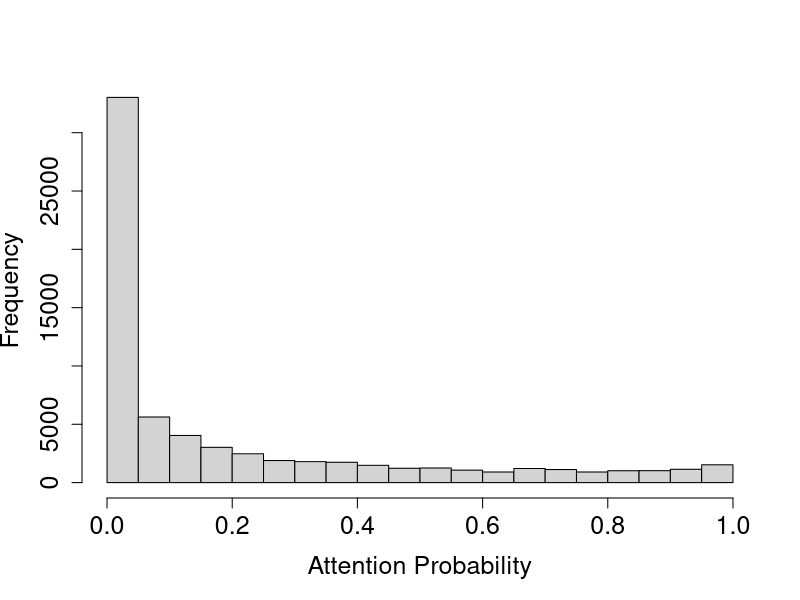
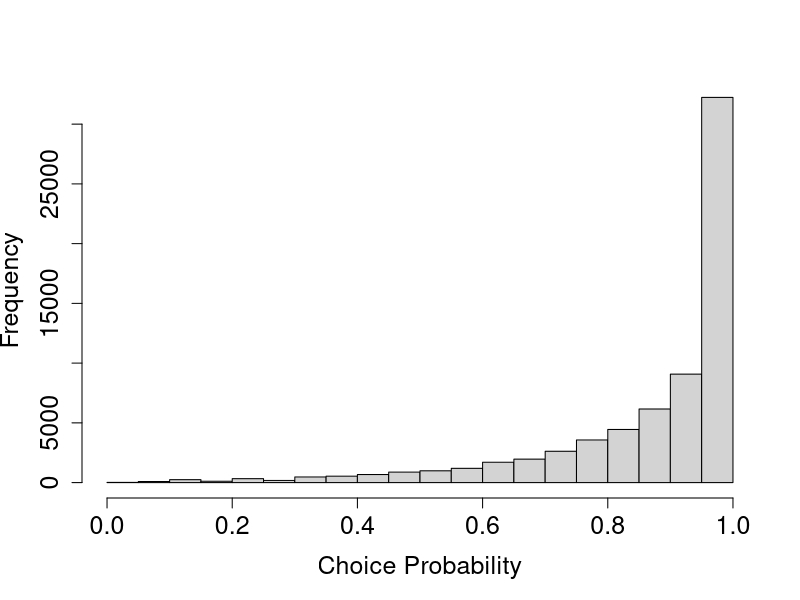
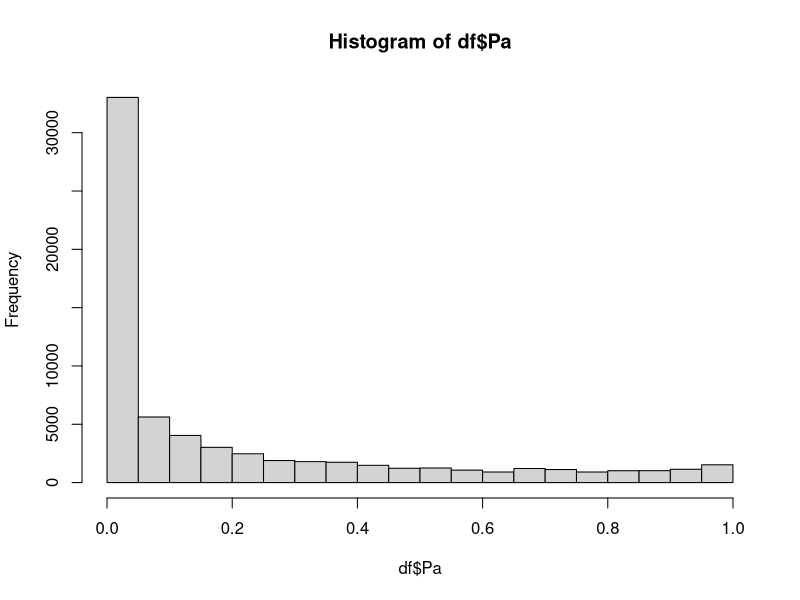
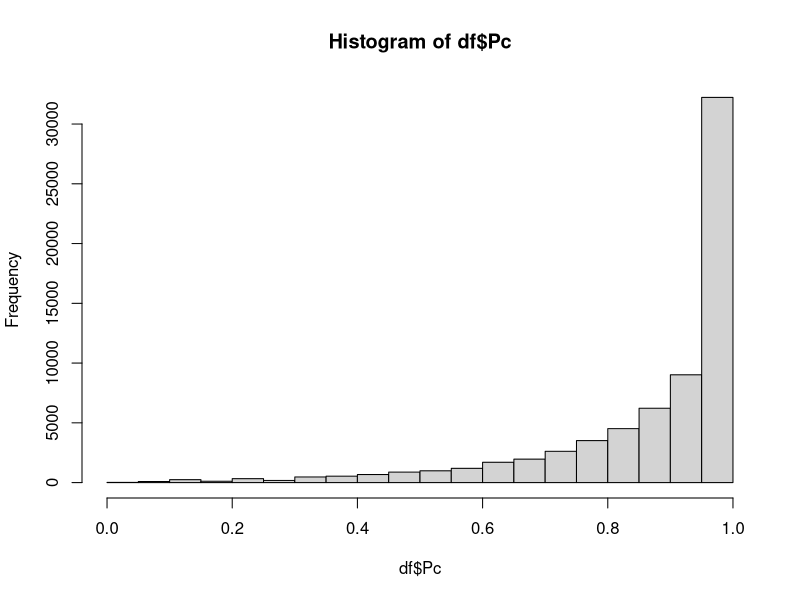
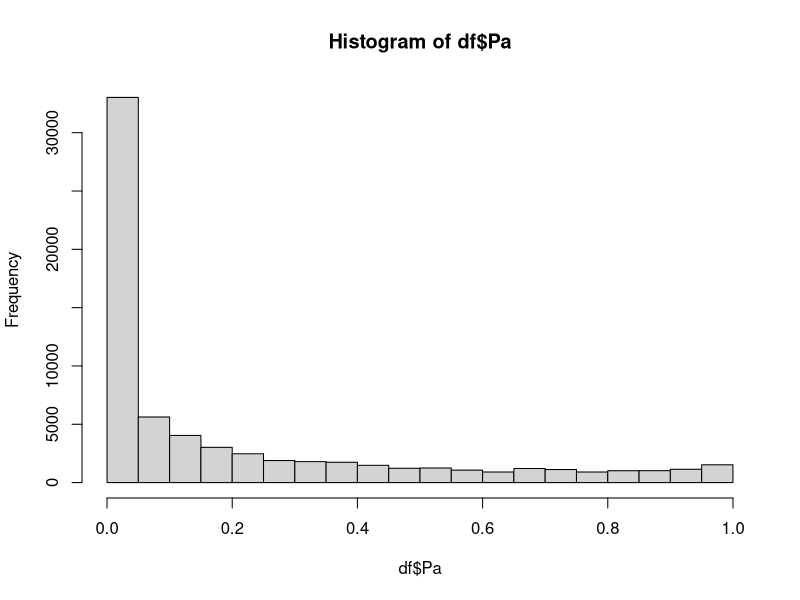
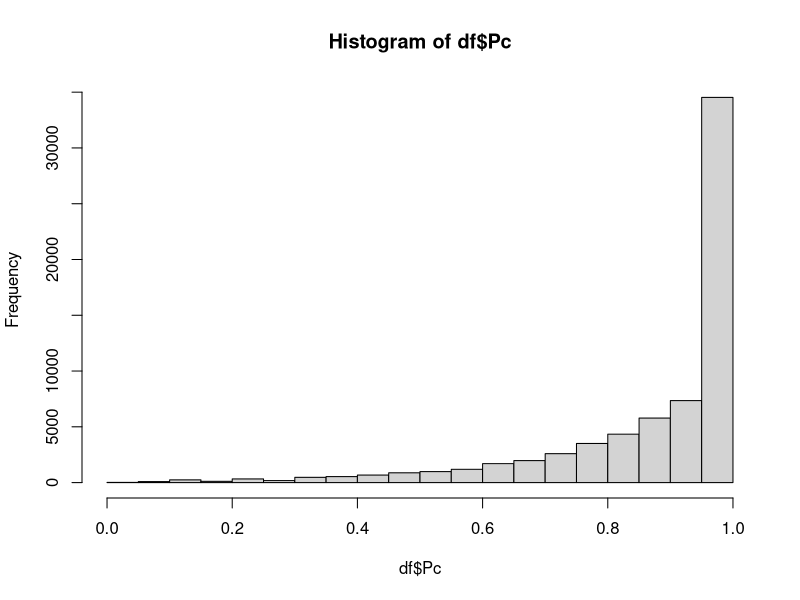
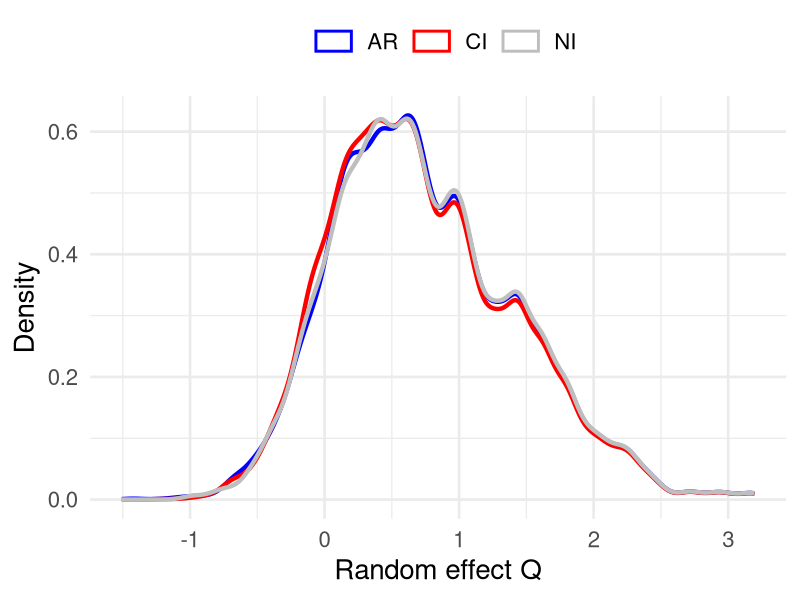
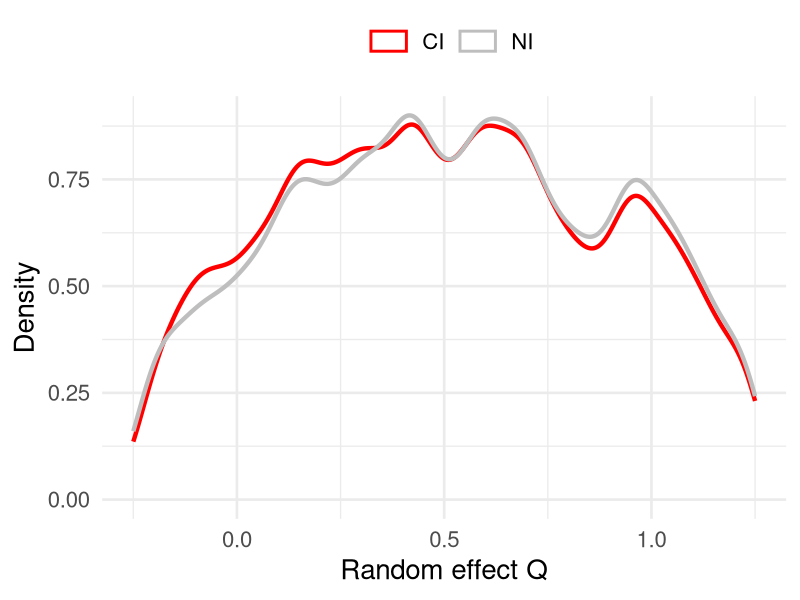

These charts were generated, in order, by the following R code: (Note: a time limit stopped this script after it produced the figures.)
## ---- chunk 1
knitr::opts_chunk$set(echo = TRUE)
## ---- chunk 2
library(dplyr)
## ---- chunk 3
N  = 450*5
T = 30
names_df <- c("id","month","NK1", "NK2to5", "kid1age", "kid2age", "YA", "edu", "LA",
              "Y", "logB", "Q","Pa", "Pc", "S", "pastD", "D")
K  = length(names_df)
df <- as.data.frame(matrix(NA,nrow = N*T,K))
names(df) <- names_df

# Set id and month
df$id <- rep(1:N,each = T)
df$month <- rep(1:T)

# Set edu and LA
df$edu <- rep(c(1,2,3),each = T)
df$LA <- rep(c(10,15,20),each = 3*T)

# Set number of kids each period
# There are five possible initial age of kidage 1: 3,6,9,12,15
# Half of the households have a newborn at the TT+1 month
# Each household has at most two kids
kid1age_initial <- rep(c(3,6,9,12,15),each = 3*3)
kid1age <- unlist(lapply(kid1age_initial, function(age) age + (0:(T-1))))
df$kid1age <- kid1age

TT = 12 # A second child is born in TT+1 month
kid2age <- c(rep(NA,T),rep(NA,TT),seq(1:(T-TT)))
df$kid2age <- kid2age
## ---- chunk 4
set.seed(1234) # set seed to ensure replicability

# Generate NK1 and NK25
df$NK1 <- (df$kid1age < 13) + ifelse(df$kid2age %in% seq(1,12),1,0)
df$NK2to5 <- (df$kid1age >= 13) + ifelse(df$kid2age %in% seq(13,48),1,0)

# Generate YA
df$YA <- pmin(df$kid1age, df$kid2age, na.rm = TRUE)

# Generate Y
df$Y <- ifelse(df$YA %in% c(1,13,25,37),1,0)


# Generate benefit 
df <- df %>%
  mutate(logB = case_when(
    NK1 == 0 & NK2to5 == 1 ~ log(100),
    NK1 == 1 & NK2to5 == 0 ~ log(150),
    NK1 == 0 & NK2to5 == 2 ~ log(130),
    NK1 == 1 & NK2to5 == 1 ~ log(180),
  ))



df$Q <- rep(rnorm(N),each = T) 

# Set the utility parameters

gamma0 <- -2.71849824
gamma_logB <- 0.333741304
gamma_pso <- -0.69188367
gamma_LA <- 0.000546293
gamma_edu <- -0.01911214

beta0 <- 1.241452303
beta_logB <- 0.148335799
beta_pso <- -0.49505725
beta_sh <- -0.36278896
beta_sLA <- 0.010314497
beta_edu <- 0.067525853

sigma1 <- exp(0.454441558)
sigma2 <- exp(-0.10685342)

## ---- chunk 5
for (i in 1:N){ # loop through all households
  di <- rep(NA,T)
  Si <- rep(NA,T)
  Pai <- rep(NA,T)
  Pci <- rep(NA,T)
  pastd <- rep(NA,T)
  
  X <- df[df$id==i,]
  
  d0 = 0 # initial condition 0
  
  # Simulate decisions sequentially
  for (t in 1:T){
    pastd[t] <- d0 # record last period decision
    
    Pai[t] <- pnorm(gamma0 + 
                   gamma_logB*X$logB[t] 
                 + gamma_pso * ifelse(X$YA[t] > 12,1,0)
                 + gamma_LA * X$LA[t]
                 + gamma_edu * X$edu[t] * ifelse(X$YA[t] > 12,1,0)
                 + sigma1 * X$Q[t]
                 ) # record attention probability
    
    Si[t] <- max(1-d0, d0*X$Y[t])
      
    Pci[t] <- pnorm(beta0 + 
                   beta_logB*X$logB[t] 
                 + beta_pso * ifelse(X$YA[t] > 12,1,0)
                 + beta_sh * Si[t]
                 + beta_sLA * Si[t] * X$LA[t]
                 + beta_edu * X$edu[t] * ifelse(X$YA[t] > 12,1,0)
                 + sigma2 * X$Q[t]
                 ) # record choice probability
    
    di[t] <- rbinom(1,1,Pai[t]^(1-d0)) * rbinom(1,1,Pci[t])

    d0 <- di[t] # update the "initial condition"
  }
  
  # fill in the data for df
  df$pastD[df$id==i] <- pastd
  df$D[df$id==i] <- di
  df$Pa[df$id==i] <- Pai
  df$Pc[df$id==i] <- Pci
  df$S[df$id==i] <- Si
}

sum(df$D)/dim(df)[1]

sum(df$D[df$YA<=12])/sum(df$YA<=12)

sum(df$D[df$YA>12])/sum(df$YA>12)

df_NI <- df
## ---- chunk 6
hist(df$Pa,breaks = seq(0,1,0.05),main = "",xlab = "Attention Probability",cex.lab = 1.5,cex.axis=1.5)
hist(df$Pc,breaks = seq(0,1,0.05),main = "",xlab = "Choice Probability",cex.lab = 1.5,cex.axis=1.5)

mean(df$logB[df$D == 1])
mean(df$NK1[df$D == 1])
mean(df$YA[df$D == 1])
mean(df$edu[df$D == 1])
mean(df$LA[df$D == 1])
mean(df$Q[df$D == 1])

Q_NI <- df$Q[df$D == 1]

Q_NI0 <- df$Q[df$D == 0]

# plot average participation duration across Q

## ---- chunk 7
#set.seed(1234) # set seed to ensure replicability
#df$Q <- rep(rnorm(N),each = T) 



for (i in 1:N){ # loop through all households
  di <- rep(NA,T)
  Si <- rep(NA,T)
  Pai <- rep(NA,T)
  Pci <- rep(NA,T)
  pastd <- rep(NA,T)
  
  X <- df[df$id==i,]
  
  d0 = 0 # initial condition 0
  
  # Simulate decisions sequentially
  for (t in 1:T){
    pastd[t] <- d0 # record last period decision
    
    Pai[t] <- pnorm(gamma0 + 
                   gamma_logB*X$logB[t] 
                 + gamma_pso * ifelse(X$YA[t] > 12,1,0)
                 + gamma_LA * X$LA[t]
                 + gamma_edu * X$edu[t] * ifelse(X$YA[t] > 12,1,0)
                 + sigma1 * X$Q[t]
                 ) # record attention probability
    
    Si[t] <- max(1-d0, d0*X$Y[t])
      
    Pci[t] <- pnorm(beta0 + 
                   beta_logB*X$logB[t] 
                 + beta_pso * ifelse(X$YA[t] > 12,1,0)
                 + beta_sh * Si[t]
                 + beta_sLA * Si[t] * X$LA[t]
                 + beta_edu * X$edu[t] * ifelse(X$YA[t] > 12,1,0)
                 + sigma2 * X$Q[t]
                 ) # record choice probability
    
    di[t] <- rbinom(1,1,1) * rbinom(1,1,Pci[t])

    d0 <- di[t] # update the "initial condition"
  }
  
  # fill in the data for df
  df$pastD[df$id==i] <- pastd
  df$D[df$id==i] <- di
  df$Pa[df$id==i] <- Pai
  df$Pc[df$id==i] <- Pci
  df$S[df$id==i] <- Si
}

sum(df$D)/dim(df)[1]

sum(df$D[df$YA<=12])/sum(df$YA<=12)

sum(df$D[df$YA>12])/sum(df$YA>12)
## ---- chunk 8
#set.seed(1234) # set seed to ensure replicability
# Set random effect Q
#df$Q <- rep(rnorm(N),each = T) 



for (i in 1:N){ # loop through all households
  di <- rep(NA,T)
  Si <- rep(NA,T)
  Pai <- rep(NA,T)
  Pci <- rep(NA,T)
  pastd <- rep(NA,T)
  
  X <- df[df$id==i,]
  
  d0 = 0 # initial condition 0
  
  # Simulate decisions sequentially
  for (t in 1:T){
    pastd[t] <- d0 # record last period decision
    
    Pai[t] <- pnorm(gamma0 + 
                   gamma_logB * X$logB[t] 
                 + gamma_pso * ifelse(X$YA[t] > 12,1,0)
                 + gamma_LA * X$LA[t]
                 + gamma_edu * X$edu[t] * ifelse(X$YA[t] > 12,1,0)
                 + sigma1 * X$Q[t]
                 ) # record attention probability
    
    Si[t] <- max(1-d0, d0*X$Y[t])
      
    Pci[t] <- pnorm(beta0 + 
                   beta_logB * X$logB[t] 
                 + beta_pso * ifelse(X$YA[t] > 12,1,0)
                 + beta_sh * Si[t]
                 + beta_sLA * Si[t] * X$LA[t]
                 + beta_edu * X$edu[t] * ifelse(X$YA[t] > 12,1,0)
                 + sigma2 * X$Q[t]
                 ) # record choice probability
    
    di[t] <- rbinom(1,1,Pai[t]^(1-d0)) * rbinom(1,1,1)

    d0 <- di[t] # update the "initial condition"
  }
  
  # fill in the data for df
  df$pastD[df$id==i] <- pastd
  df$D[df$id==i] <- di
  df$Pa[df$id==i] <- Pai
  df$Pc[df$id==i] <- Pci
  df$S[df$id==i] <- Si
}

sum(df$D)/dim(df)[1]

sum(df$D[df$YA<=12])/sum(df$YA<=12)

sum(df$D[df$YA>12])/sum(df$YA>12)
## ---- chunk 9
#set.seed(1234) # set seed to ensure replicability
# Set random effect Q
#df$Q <- rep(c(-0.5,-0.4,-0.3,-0.2,-0.1),each = 3*3*10*T) # Let's help those with low thriftiness
#df$Q <- rep(rnorm(N),each = T) 

AB <- 1

for (i in 1:N){ # loop through all households
  di <- rep(NA,T)
  Si <- rep(NA,T)
  Pai <- rep(NA,T)
  Pci <- rep(NA,T)
  pastd <- rep(NA,T)
  
  X <- df[df$id==i,]
  
  d0 = 0 # initial condition 0
  
  # Simulate decisions sequentially
  for (t in 1:T){
    pastd[t] <- d0 # record last period decision
    
    Pai[t] <- pnorm(gamma0 + 
                   gamma_logB * X$logB[t] 
                 + gamma_pso * ifelse(X$YA[t] > 12,1,0)
                 + gamma_LA * X$LA[t]
                 + gamma_edu * X$edu[t] * ifelse(X$YA[t] > 12,1,0)
                 + sigma1 * X$Q[t]
                 ) # record attention probability
    
    Si[t] <- max(1-d0, d0*X$Y[t])
      
    Pci[t] <- pnorm(beta0 + 
                   beta_logB * X$logB[t] 
                 + beta_pso * ifelse(X$YA[t] > 12,1,0)
                 + beta_sh * Si[t]
                 + beta_sLA * Si[t] * X$LA[t]
                 + beta_edu * X$edu[t] * ifelse(X$YA[t] > 12,1,0)
                 + sigma2 * X$Q[t]
                 ) # record choice probability
    
    
  # attention raising policy intervention
    if (t >= 2){ # The intervention will only be triggered when a household exits WIC
      if (X$pastD[t-1] == 1 & X$pastD[t] == 0){
        # print(c(i,t,Pai[t]))
        Pai[t] <- min(Pai[t] + AB,1) 
        di[t] <- rbinom(1,1,Pai[t]) * rbinom(1,1,Pci[t]) 
        #print(c(i,t,Pai[t]))
      } else {
        di[t] <- rbinom(1,1,Pai[t]^(1-d0)) * rbinom(1,1,Pci[t])
      }
    } else {
      di[t] <- rbinom(1,1,Pai[t]^(1-d0)) * rbinom(1,1,Pci[t])
    }
    
    d0 <- di[t] # update the "initial condition"
    
  } 
  
  # fill in the data for df
  df$pastD[df$id==i] <- pastd
  df$D[df$id==i] <- di
  df$Pa[df$id==i] <- Pai
  df$Pc[df$id==i] <- Pci
  df$S[df$id==i] <- Si
}

sum(df$D)/dim(df)[1]

sum(df$D[df$YA<=12])/sum(df$YA<=12)

sum(df$D[df$YA>12])/sum(df$YA>12)

df_AB <- df
## ---- chunk 10
hist(df$Pa,breaks = seq(0,1,0.05))
hist(df$Pc,breaks = seq(0,1,0.05))

mean(df$logB[df$D == 1])
mean(df$NK1[df$D == 1])
mean(df$YA[df$D == 1])
mean(df$edu[df$D == 1])
mean(df$LA[df$D == 1])
mean(df$Q[df$D == 1])

# sd(df$logB[df$D == 1])
# sd(df$NK1[df$D == 1])
# sd(df$YA[df$D == 1])
# sd(df$edu[df$D == 1])
# sd(df$LA[df$D == 1])
# sd(df$Q[df$D == 1])

Q_AR <- df$Q[df$D == 1]
## ---- chunk 11
#set.seed(1234) # set seed to ensure replicability
# Set random effect Q
#df$Q <- rep(c(-0.5,-0.4,-0.3,-0.2,-0.1),each = 3*3*10*T) # Let's help those with low thriftiness
#df$Q <- rep(rnorm(N),each = T) 

CN <- 0.0333

for (i in 1:N){ # loop through all households
  di <- rep(NA,T)
  Si <- rep(NA,T)
  Pai <- rep(NA,T)
  Pci <- rep(NA,T)
  pastd <- rep(NA,T)
  
  X <- df[df$id==i,]
  
  d0 = 0 # initial condition 0
  
  # Simulate decisions sequentially
  for (t in 1:T){
    pastd[t] <- d0 # record last period decision
    
    Pai[t] <- pnorm(gamma0 + 
                   gamma_logB * X$logB[t] 
                 + gamma_pso * ifelse(X$YA[t] > 12,1,0)
                 + gamma_LA * X$LA[t]
                 + gamma_edu * X$edu[t] * ifelse(X$YA[t] > 12,1,0)
                 + sigma1 * X$Q[t]
                 ) # record attention probability
    
    Si[t] <- max(1-d0, d0*X$Y[t])
      
    Pci[t] <- pnorm(beta0 + 
                   beta_logB * X$logB[t] 
                 + beta_pso * ifelse(X$YA[t] > 12,1,0)
                 + beta_sh * Si[t]
                 + beta_sLA * Si[t] * X$LA[t]
                 + beta_edu * X$edu[t] * ifelse(X$YA[t] > 12,1,0)
                 + sigma2 * X$Q[t]
                 ) # record choice probability
    
    
  # choice inducing policy intervention
    if (X$pastD[t] == 1 & X$YA[t] <= 30){ 
      # The intervention will only be triggered when the household is in the program AND
      # YA is between the 1 to 30 month
      Pci[t] <- min(Pci[t] + CN,1) # choice raise by 1%
      di[t] <- rbinom(1,1,Pai[t]^(1-d0)) * rbinom(1,1,Pci[t])
      # print(c(i,t))
    } else {
      di[t] <- rbinom(1,1,Pai[t]^(1-d0)) * rbinom(1,1,Pci[t])
    }
    
    d0 <- di[t] # update the "initial condition"
  } 
  
  # fill in the data for df
  df$pastD[df$id==i] <- pastd
  df$D[df$id==i] <- di
  df$Pa[df$id==i] <- Pai
  df$Pc[df$id==i] <- Pci
  df$S[df$id==i] <- Si
}

sum(df$D)/dim(df)[1]

sum(df$D[df$YA<=12])/sum(df$YA<=12)

sum(df$D[df$YA>12])/sum(df$YA>12)

df_CN <- df
## ---- chunk 12
hist(df$Pa,breaks = seq(0,1,0.05))
hist(df$Pc,breaks = seq(0,1,0.05))

mean(df$logB[df$D == 1])
mean(df$NK1[df$D == 1])
mean(df$YA[df$D == 1])
mean(df$edu[df$D == 1])
mean(df$LA[df$D == 1])
mean(df$Q[df$D == 1])

Q_CI <- df$Q[df$D == 1]
## ---- chunk 13
library(ggplot2)

# Define color scheme
cols <- c("NI" = "gray", "AR" = "blue", "CI" = "red")

# Create combined dataframe (ordered by desired appearance)
plot_data <- rbind(
  data.frame(Q = Q_NI, Group = "NI"),
  data.frame(Q = Q_AR, Group = "AR"),
  data.frame(Q = Q_CI, Group = "CI")
)


ggplot(plot_data, aes(x = Q, color = Group)) +
  geom_density(linewidth = 1.5) +
  scale_color_manual(
    values = c("NI" = "gray", "AR" = "blue", "CI" = "red"),
    name = ""
  ) +
  labs(x = "Random effect Q", y = "Density") +
  theme_minimal(base_size = 20) +
  theme(
    legend.position = 'top',
    legend.key = element_blank(),  # Remove legend key background
    legend.spacing.x = unit(0.5, 'cm')  # Add space between legend items
  ) +
  guides(color = guide_legend(
    override.aes = list(
      linetype = 1.5,
      shape = 1,         # Absolutely no shapes
      linewidth = 1,      # Line thickness
      fill = NA,          # No fill
      alpha = 1,          # No transparency
      colour = c("blue", "red", "gray")  # Explicit colors
    ),
    keywidth = unit(1, "cm")  # Lengthen the legend lines
  ))

mean(Q_NI > 0)
mean(Q_AR > 0)
mean(Q_CI > 0)

## ---- chunk 14
library(ggplot2)

# Define color scheme
cols <- c("NI" = "gray", "AR" = "blue", "CI" = "red")

# Create combined dataframe (ordered by desired appearance)
plot_data <- rbind(
  data.frame(Q = Q_NI, Group = "NI"),
  data.frame(Q = Q_AR, Group = "AR"),
  data.frame(Q = Q_CI, Group = "CI")
)


ggplot(plot_data[plot_data$Group %in% c("NI", "CI"),], aes(x = Q, color = Group)) +
  geom_density(linewidth = 1.5) +
  scale_color_manual(
    values = c("NI" = "gray", "CI" = "red"),
    name = ""
  ) +
  labs(x = "Random effect Q", y = "Density") +
  theme_minimal(base_size = 20) +
  theme(
    legend.position = 'top',
    legend.key = element_blank(),  # Remove legend key background
    legend.spacing.x = unit(0.5, 'cm')  # Add space between legend items
  ) + xlim(-0.25,1.25) +
  guides(color = guide_legend(
    override.aes = list(
      linetype = 1.5,
      shape = 1,         # Absolutely no shapes
      linewidth = 1,      # Line thickness
      fill = NA,          # No fill
      alpha = 1,          # No transparency
      colour = c("red", "gray")  # Explicit colors
    ),
    keywidth = unit(1, "cm")  # Lengthen the legend lines
  ))

## ---- chunk 15
# Define color scheme
cols <- c("NI" = "gray", "AR" = "blue", "CI" = "red")

# Create combined dataframe (ordered by desired appearance)
plot_data <- rbind(
  data.frame(Q = Q_NI, Group = "NI"),
  data.frame(Q = Q_AR, Group = "AR"),
  data.frame(Q = Q_CI, Group = "CI")
)

# Base plot setup
base_plot <- ggplot() +
  scale_color_manual(values = cols) +
  labs(x = "Random effect Q", y = "Density") +
  theme_minimal(base_size = 20) +
  xlim(-2, 3.5) + ylim(0, 0.7) +
  theme(legend.position = "none")

# Build plots with explicit layer order
p2 <- base_plot +
  geom_density(
    data = subset(plot_data, Group == "NI"),
    aes(x = Q, color = Group),
    linewidth = 1.5
  )

p3 <- base_plot +
  geom_density(
    data = subset(plot_data, Group == "NI"),
    aes(x = Q, color = Group),
    linewidth = 1.5
  ) +
  geom_density(
    data = subset(plot_data, Group == "AR"),
    aes(x = Q, color = Group),
    linewidth = 1.5
  )

p4 <- base_plot +  
  geom_rect(
    aes(xmin = -0.2, xmax = 0.4, ymin = -Inf, ymax = Inf),
    fill = "pink", alpha = 0.3, color = NA  # alpha controls transparency
  ) +
  geom_density(
    data = subset(plot_data, Group == "NI"),
    aes(x = Q, color = Group),
    linewidth = 1.5
  ) +
  geom_density(
    data = subset(plot_data, Group == "AR"),
    aes(x = Q, color = Group),
    linewidth = 1.5
  ) +
  geom_density(
    data = subset(plot_data, Group == "CI"),
    aes(x = Q, color = Group),
    linewidth = 1.5
  )  
  # Add transparent pink rectangle for -1 < Q < 0.25
  

p2
p3
p4

# # Display plots
# (p1 | p2) / (p3 | p4)
## ---- chunk 16
library(dplyr)
library(ggplot2)

# Step 1: compute max_consec per household, filter Q
result_AB <- df_AB %>%
  group_by(id) %>%
  summarise(
    max_consec = {
      runs <- rle(D)
      if (any(runs$values == 1)) {
        max(runs$lengths[runs$values == 1])
      } else {
        0
      }
    },
    Q_value = first(Q),
    Pa_value = first(Pa),
    .groups = "drop"
  ) %>%
  filter(Q_value >= -2, Q_value <= 2)

# Step 2: bin Q for plotting
result_AB <- result_AB %>%
  mutate(
    Q_bin = cut(
      Q_value,
      breaks = seq(-2, 2, by = 0.2),
      include.lowest = TRUE,
      right = FALSE
    )
  )


# Step 1: compute max_consec per household, filter Q
result_CN <- df_CN %>%
  group_by(id) %>%
  summarise(
    max_consec = {
      runs <- rle(D)
      if (any(runs$values == 1)) {
        max(runs$lengths[runs$values == 1])
      } else {
        0
      }
    },
    Q_value = first(Q),
    Pa_value = first(Pa),
    .groups = "drop"
  ) %>%
  filter(Q_value >= -2, Q_value <= 2)

# Step 2: bin Q for plotting
result_CN <- result_CN %>%
  mutate(
    Q_bin = cut(
      Q_value,
      breaks = seq(-2, 2, by = 0.2),
      include.lowest = TRUE,
      right = FALSE
    )
  )

# Kernel regression plot
plot(
  ksmooth(result_CN$Q_value, result_CN$max_consec, kernel = "normal", bandwidth = 0.2),
  type = "l", col = "red", lwd = 5,
  xlim = c(-2, 2), ylim = c(0, 30),
  xlab = "Random effect Q", ylab = "Consecutive participation",
  cex.lab = 1.5
)
lines(
  ksmooth(result_AB$Q_value, result_AB$max_consec, kernel = "normal", bandwidth = 0.2),
  col = "blue", lwd = 5
)
legend("bottomright", legend = c("Choice nudge", "Attention boost"), col = c("red", "blue"), lwd = 2)
# par(new=TRUE)
# plot(df_NI$Q,df_NI$Pa,xlim = c(-2,2),yaxt = "n",pch = 2,ylab = "",xlab ="",cex = 0.1,col = "blue")
# axis(4)
# par(new=TRUE)
# plot(df_NI$Q,df_NI$Pc,xlim = c(-2,2),yaxt = "n",pch = 2,ylab = "",xlab ="",cex = 0.1)

# plot(df_CN$Q,df_CN$Pa) # same as plot(df_NI$Q,df_NI$Pa)
## ---- chunk 17
# Set up the plot area
par(mar = c(5.1, 4.1, 2.1, 4.1))
# First plot (Pa - left y-axis)
plot(df_NI$Q, df_NI$Pa, 
     xlim = c(-2, 2), ylim = c(0, 1),
     pch = 2, cex = 0.25, col = "blue",
     xlab = "Random Effect (Q)", ylab = "Probability",
     cex.lab = 1.5,
     main = "")

# Add transparent pink rectangle for -1 < Q < 0.25
rect(-0.2, -0.1, 0.4, 1.1, 
     col = adjustcolor("pink", alpha.f = 0.5), border = NA)

# Redraw points to ensure they're visible
points(df_NI$Q, df_NI$Pa, pch = 2, cex = 0.25, col = "blue")

# Second plot (Pc - right y-axis)
par(new = TRUE)
plot(df_NI$Q, df_NI$Pc, 
     xlim = c(-2, 2), ylim = c(0, 1),
     axes = FALSE, pch = 1, cex = 0.5, col = "red",
     xlab = "", ylab = "")

# Add right y-axis
# axis(4)
# mtext("Choice Probability (Pc)", side = 4, line = 3)

# Add legend
legend("bottomright", 
       legend = c("Attention (Pa)", "Choice (Pc)"),
       pch = c(2, 1), col = c("blue", "red"),
       bg = "white")

par(mar = c(5.1, 4.1, 4.1, 2.1))
## ---- chunk 18
#set.seed(1234) # set seed to ensure replicability
#df$Q <- rep(rnorm(N),each = T) 



for (i in 1:N){ # loop through all households
  di <- rep(NA,T)
  Si <- rep(NA,T)
  Pai <- rep(NA,T)
  Pci <- rep(NA,T)
  pastd <- rep(NA,T)
  
  X <- df[df$id==i,]
  
  d0 = 0 # initial condition 0
  
  # Simulate decisions sequentially
  for (t in 1:T){
    pastd[t] <- d0 # record last period decision
    
    Pai[t] <- pnorm(gamma0 + 
                   gamma_logB * X$logB[t] 
                 + gamma_pso * ifelse(X$YA[t] > 12,1,0)
                 + gamma_LA * X$LA[t]
                 + gamma_edu * X$edu[t] * ifelse(X$YA[t] > 12,1,0)
                 + sigma1 * X$Q[t]
                 ) # record attention probability
    
    Si[t] <- max(1-d0, d0*X$Y[t])
      
    Pci[t] <- pnorm(beta0 + 
                   beta_logB*X$logB[t] 
                 + beta_pso * ifelse(X$YA[t] > 12,1,0)
                 + beta_sh * Si[t]
                 + beta_sLA * Si[t] * X$LA[t]
                 + beta_edu * X$edu[t] * ifelse(X$YA[t] > 12,1,0)
                 + sigma2 * X$Q[t]
                 ) # record choice probability
    
    # intervene when the household has never participated before
    if(t == 1){
      Pai[t] <- Pai[t] + 0.3
      Pci[t] <- Pci[t] 
      di[t] <- rbinom(1,1,min(Pai[t],1)) * rbinom(1,1,min(Pci[t],1))
    } else {
      di[t] <- rbinom(1,1,Pai[t]^(1-d0)) * rbinom(1,1,Pci[t])
    }

    d0 <- di[t] # update the "initial condition"
  }
  
  # fill in the data for df
  df$pastD[df$id==i] <- pastd
  df$D[df$id==i] <- di
  df$Pa[df$id==i] <- Pai
  df$Pc[df$id==i] <- Pci
  df$S[df$id==i] <- Si
}

sum(df$D)/dim(df)[1]
## ---- chunk 19
# hist(df$Pa,breaks = seq(0,1,0.05))
# hist(df$Pc,breaks = seq(0,1,0.05))

mean(df$logB[df$D == 1])
mean(df$NK1[df$D == 1])
mean(df$YA[df$D == 1])
mean(df$edu[df$D == 1])
mean(df$LA[df$D == 1])
mean(df$Q[df$D == 1])

Q_FN0 <- df$Q[df$D == 0]
## ---- chunk 20
# Define color scheme
cols <- c("NI0" = "gray", "FN0" = "red")

# Create combined dataframe (ordered by desired appearance)
plot_data0 <- rbind(
  data.frame(Q = Q_NI0, Group = "NI0"),
  data.frame(Q = Q_FN0, Group = "FN0")
)

# Base plot setup
ggplot(plot_data0, aes(x = Q, color = Group)) +
  geom_density(linewidth = 1.5) +
  scale_color_manual(
    values = c("NI0" = "gray",  "FN0" = "red"),
    name = ""
  ) +
  labs(x = "Random effect Q", y = "Density") +
  theme_minimal(base_size = 20) +
  theme(
    legend.position = 'top',
    legend.key = element_blank(),  # Remove legend key background
    legend.spacing.x = unit(0.5, 'cm')  # Add space between legend items
  ) +
  guides(color = guide_legend(
    override.aes = list(
      linetype = 1.5,
      shape = 1,         # Absolutely no shapes
      linewidth = 1.5,      # Line thickness
      fill = NA,          # No fill
      alpha = 1,          # No transparency
      colour = c("red", "gray")  # Explicit colors
    ),
    keywidth = unit(1, "cm")  # Lengthen the legend lines
  ))
## ---- chunk 21
#set.seed(1234) # set seed to ensure replicability
# Set random effect Q
#df$Q <- rep(c(-0.5,-0.4,-0.3,-0.2,-0.1),each = 3*3*10*T) # Let's help those with low thriftiness
#df$Q <- rep(rnorm(N),each = T) 

cn <- seq(0,0.0333,0.0009)

rate_cn <- rep(NA,length(cn))

counter = 0

for (CN in cn){
  counter = counter + 1
  
  for (i in 1:N){ # loop through all households
  di <- rep(NA,T)
  Si <- rep(NA,T)
  Pai <- rep(NA,T)
  Pci <- rep(NA,T)
  pastd <- rep(NA,T)
  
  X <- df[df$id==i,]
  
  d0 = 0 # initial condition 0
  
  # Simulate decisions sequentially
  for (t in 1:T){
    pastd[t] <- d0 # record last period decision
    
    Pai[t] <- pnorm(gamma0 + 
                   gamma_logB * X$logB[t] 
                 + gamma_pso * ifelse(X$YA[t] > 12,1,0)
                 + gamma_LA * X$LA[t]
                 + gamma_edu * X$edu[t] * ifelse(X$YA[t] > 12,1,0)
                 + sigma1 * X$Q[t]
                 ) # record attention probability
    
    Si[t] <- max(1-d0, d0*X$Y[t])
      
    Pci[t] <- pnorm(beta0 + 
                   beta_logB * X$logB[t] 
                 + beta_pso * ifelse(X$YA[t] > 12,1,0)
                 + beta_sh * Si[t]
                 + beta_sLA * Si[t] * X$LA[t]
                 + beta_edu * X$edu[t] * ifelse(X$YA[t] > 12,1,0)
                 + sigma2 * X$Q[t]
                 ) # record choice probability
    
    
    # choice inducing policy intervention
      if (X$pastD[t] == 1 & X$YA[t] <= 30){ 
        # The intervention will only be triggered when the household is in the program AND
        # YA is between the 1 to 30 month
        Pci[t] <- min(Pci[t] + CN,1) # choice raise by 1%
        di[t] <- rbinom(1,1,Pai[t]^(1-d0)) * rbinom(1,1,Pci[t])
        # print(c(i,t))
      } else {
        di[t] <- rbinom(1,1,Pai[t]^(1-d0)) * rbinom(1,1,Pci[t])
      }
      
      d0 <- di[t] # update the "initial condition"
    } 
    
    # fill in the data for df
    df$pastD[df$id==i] <- pastd
    df$D[df$id==i] <- di
    df$Pa[df$id==i] <- Pai
    df$Pc[df$id==i] <- Pci
    df$S[df$id==i] <- Si
  }
  
  # sum(df$D[df$YA<=12])/sum(df$YA<=12)
  # 
  # sum(df$D[df$YA>12])/sum(df$YA>12)
  
  rate_cn[counter] <- sum(df$D)/dim(df)[1]
}


## ---- chunk 22
rate_ni <- 0.4693778
rate_ab <- 0.4747111
rate_CN <- 0.4930963

# Load the required packages
library(scales)
library(ggplot2) # Just for the alpha function to make transparent colors

par(mar = c(5.1, 4.1, 2.1, 2.1))
# 1. Create a scatter plot of the raw data points for Choice Nudging
plot(cn, rate_cn,
     pch = 19,        
     col = "black",   
     xaxt = 'n', # Suppress the default x-axis
     xlab = "Intensity of Choice-Nudging Policy", 
     ylab = "Predicted Take-up Rate",
     cex.lab = 1.5
     # main = "Effectiveness of Policy Interventions"
)

# 2. Create custom x-axis with percentage labels
axis(1, at = cn, labels = percent(cn))

# 3. Fit a linear model and calculate confidence intervals
cn_trend <- lm(rate_cn ~ cn)
newdata <- data.frame(cn = seq(min(cn), max(cn), length.out = 100))
conf_int <- predict(cn_trend, newdata = newdata, interval = "confidence", level = 0.95)

# 4. Plot the confidence interval as a transparent blue band
polygon(x = c(newdata$cn, rev(newdata$cn)), 
        y = c(conf_int[, "lwr"], rev(conf_int[, "upr"])),
        col = alpha("red", 0.2), border = NA)

# 5. Add the fitted trend line
abline(cn_trend, col = "red", lwd = 4)

# 6. Add the horizontal line for the Attention-Boosting policy
abline(h = rate_ab, col = "blue", lwd = 4, lty = 2)

# Find intersection points (if they exist)
x_upper <- NULL
x_lower <- NULL

# 8. Add a legend
legend("topleft", 
       legend = c("Choice-Nudging (Data)", 
                  "Choice-Nudging (Trend)", 
                  # "95% Confidence Interval",
                  "Attention-Boosting"
                  #"CI Intersection Points"
                  ),
       col = c("black", "red", "blue"),
       pch = c(19, NA, NA),
       lwd = c(NA, 2, 2), 
       lty = c(NA, 1, 2),
       pt.cex = c(1, NA, NA))

par(mar = c(5.1, 4.1, 4.1, 2.1))
